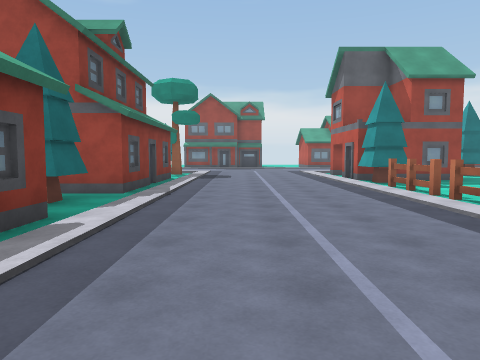
[1] (above)

24 first-person views from a walk through a 3-D level made in the Unity game engine. The camera is 1.4 m above the floor, tilts 4° down and sees 70° across. The floor is counted in squares, 2 m on a side. Each view is taken from the middle of a square. On the plan, view 1 faces up. The plan holds only what a view shows up to about 11 squares ahead; the rest is blank. The place goes on beyond the plan. The player is left out.

[2]
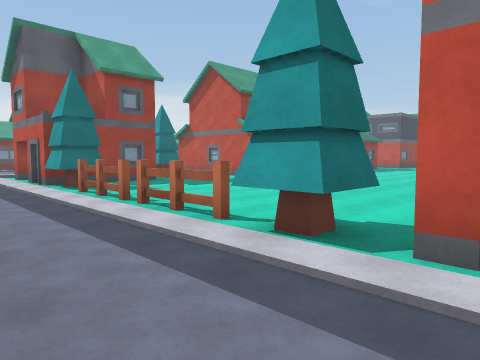

[3]
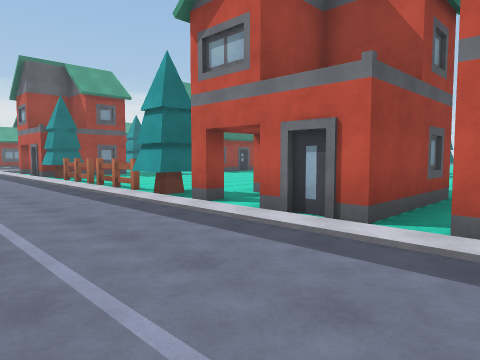

[4]
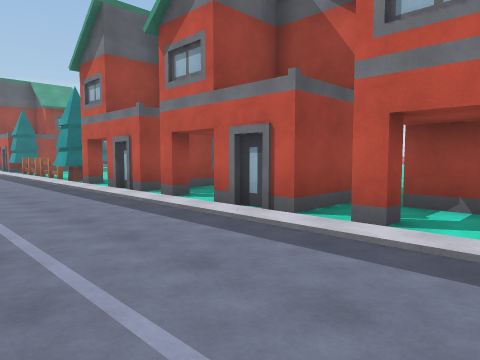

[5]
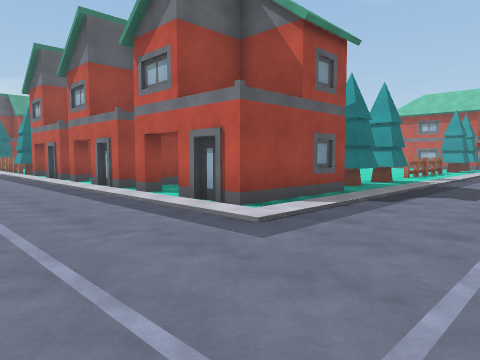

[6]
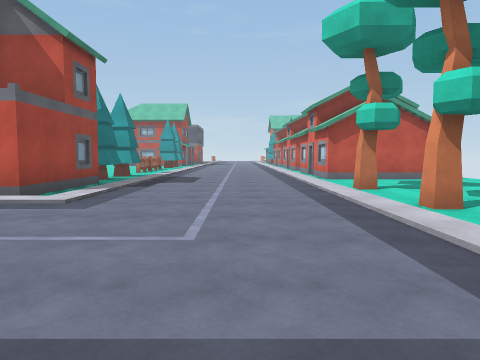

[7]
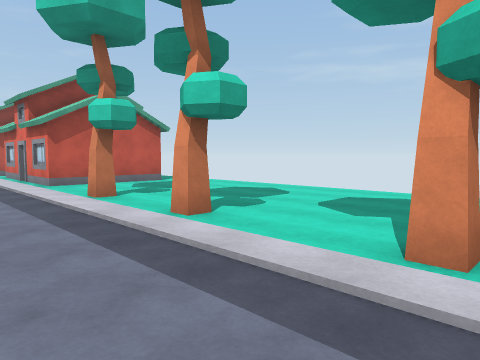

[8]
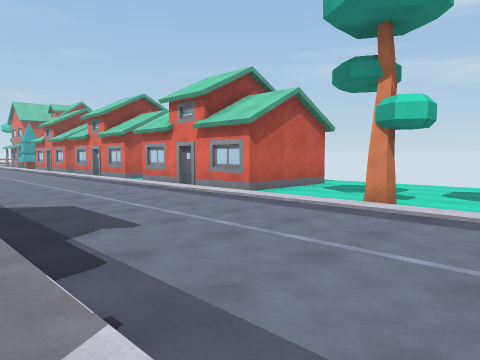

[9]
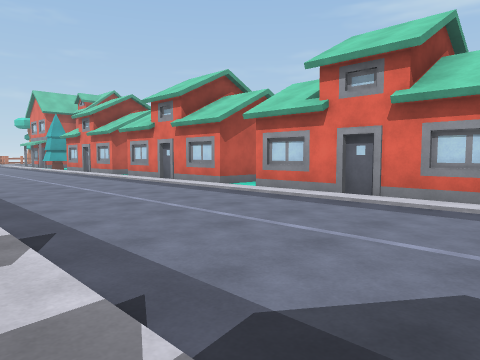

[10]
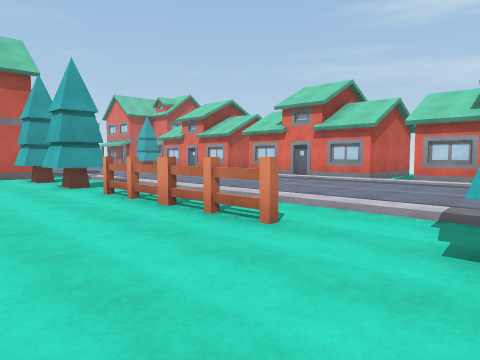

[11]
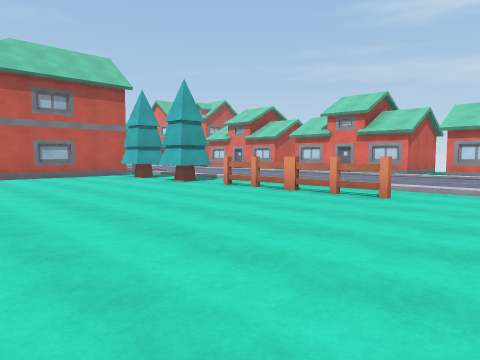

[12]
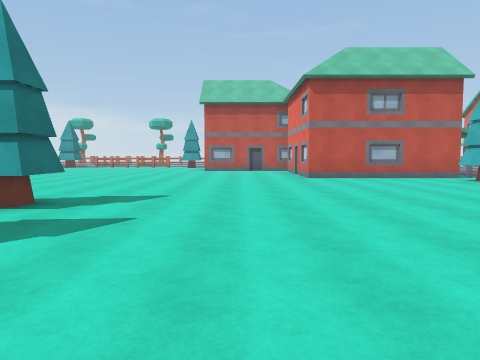

[13]
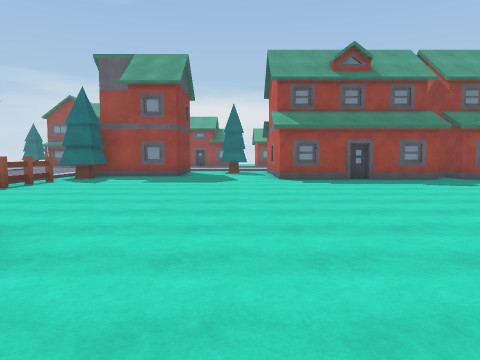

[14]
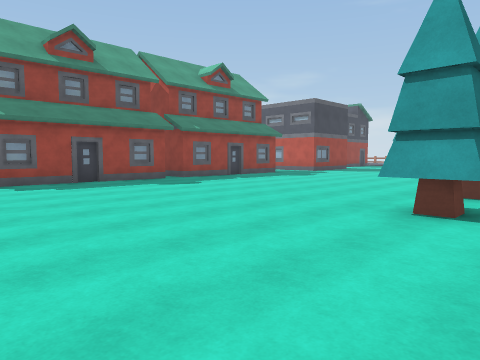

[15]
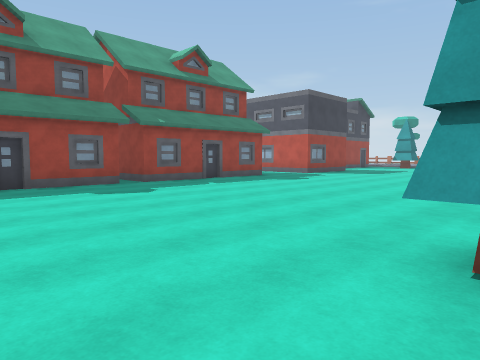

[16]
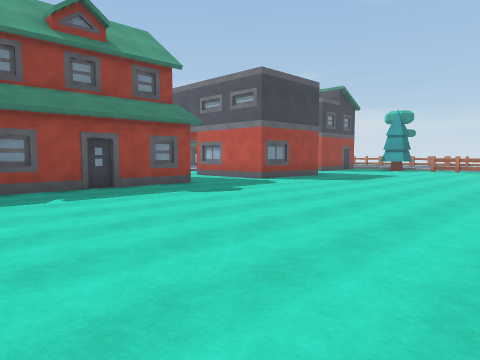

[17]
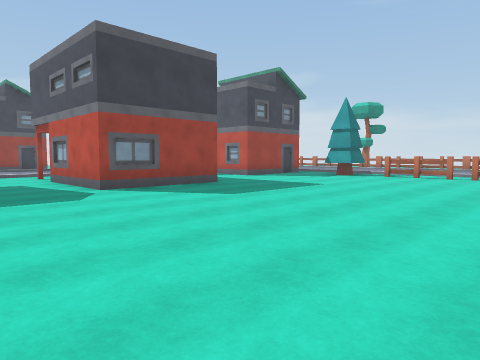

[18]
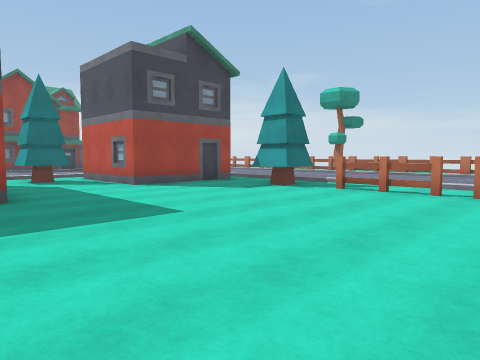

[19]
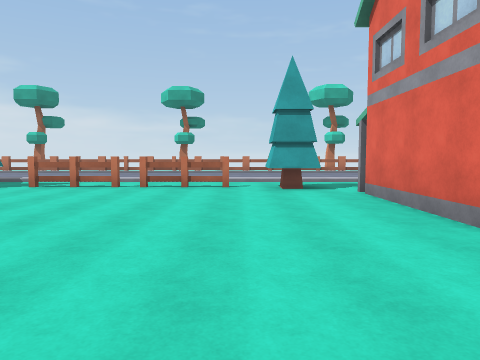

[20]
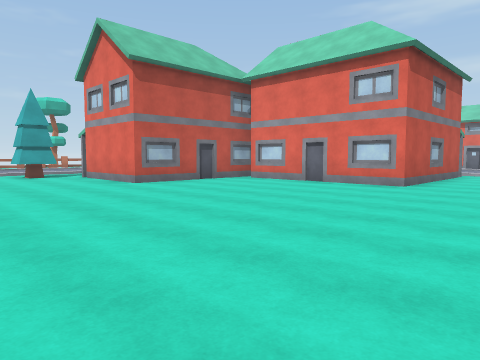

[21]
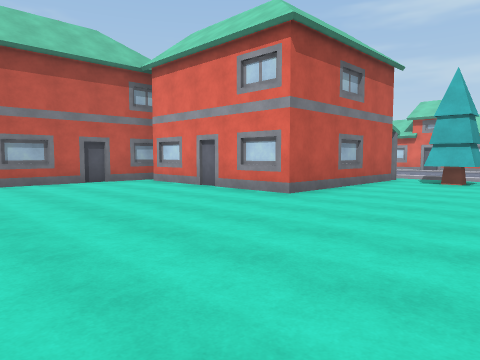

[22]
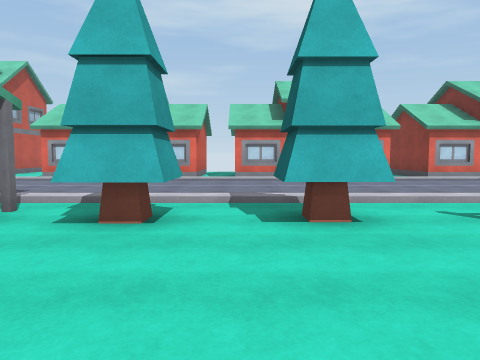

[23]
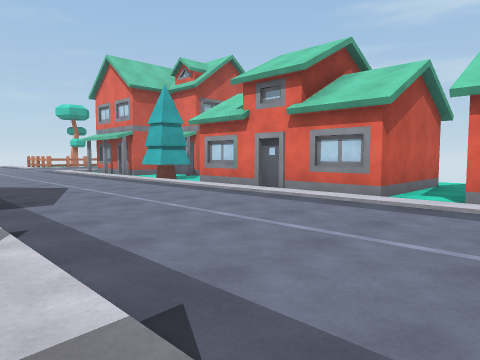

[24]
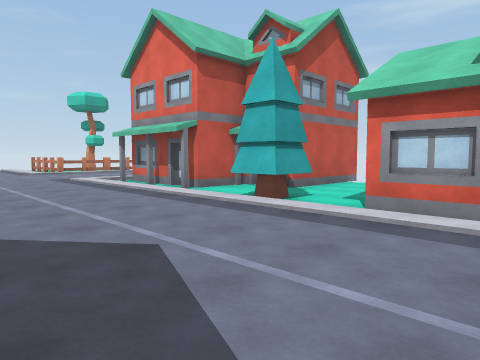

### Floor plan
Key: @ floor where view 1 was taken; # wall or solid block; x gap in a wall; . floor; / step, stairs or slope; H house; T pine tree; F fence; R tree.
Columns run from 4 left of view 1 to 33 right of it. Each row starts with its distance up from view 1.
 13         x                 ..   .T#
 12        /##                .#   ..##
 11    ..../H##.        #     .H   ..H###
 10   /..../T......##########..#   ....../
  9   /..../...................####....../
  8   /..../F...........................T/
  7 ##/..../F............................/
  6 TT/..../F...........................F/
  5 TT/..../F...........................F/
  4   /..../............................F/
  3   /..../T...........................F/
  2   /..../............................./
  1    ....//. ......TT.T..............TT/
  0     @../##  ........................./
 -1     .../H##.... ...............H    ./
 -2     .../...    .................
 -3     ...//     ..................
 -4      ../##    ..................
 -5     .../H#    ............#
 -6     .../..    ............#
 -7     ...//.    ............#
 -8     .../##    ............#
 -9      ../H##.T.T..FFFF.T.T.#H
-10     .../////////////////////
-11     ...........................
-12    .................................
-13   /...................................
-14    ...................................
-15    ///////////////////////////////////
-16    .R..R.R...H####.H####.H####.T..###x
-17     .........           .     ....#
-18      ........                 ..#
-19      ........                  .#
-20      ........                  .#
-21                                 H

Positions as (right, up) in squares from view 1, and headings:
1: (0, 0), facing up
2: (1, 1), facing up-right
3: (0, -3), facing up-right
4: (0, -8), facing up-right
5: (0, -13), facing up-right
6: (-2, -13), facing right
7: (-1, -13), facing down-right
8: (3, -10), facing down-right
9: (8, -10), facing down-right
10: (10, -6), facing down-right
11: (10, -3), facing down-right
12: (11, -2), facing right
13: (9, -1), facing up
14: (9, 0), facing up-right
15: (11, 1), facing up-right
16: (15, 2), facing up-right
17: (20, 2), facing up-right
18: (25, 3), facing up-right
19: (24, 2), facing right
20: (19, 4), facing down-right
21: (18, 1), facing down-right
22: (19, -5), facing down
23: (18, -10), facing down-right
24: (23, -11), facing down-right
